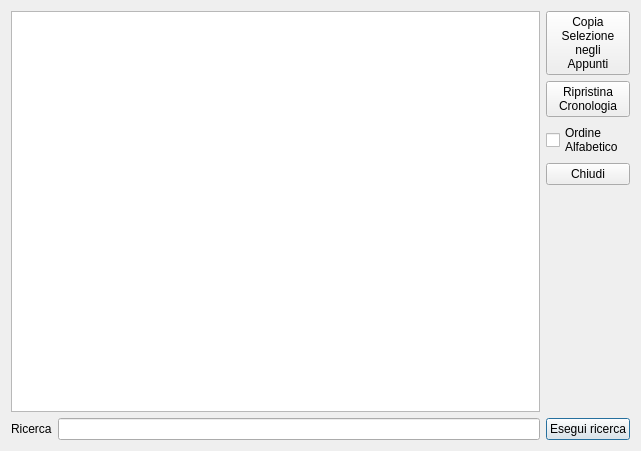
<?xml version="1.0" encoding="UTF-8"?>
<ui version="4.0">
 <class>Finestraprincipale</class>
 <widget class="QDialog" name="Finestraprincipale">
  <property name="geometry">
   <rect>
    <x>0</x>
    <y>0</y>
    <width>641</width>
    <height>451</height>
   </rect>
  </property>
  <property name="windowTitle">
   <string>Dialog</string>
  </property>
  <layout class="QGridLayout" name="gridLayout">
   <item row="6" column="3">
    <widget class="QPushButton" name="btn_ricerca">
     <property name="text">
      <string>Esegui ricerca</string>
     </property>
    </widget>
   </item>
   <item row="6" column="1" colspan="2">
    <widget class="QLineEdit" name="testo_ricerca"/>
   </item>
   <item row="6" column="0">
    <widget class="QLabel" name="etichetta_ricerca">
     <property name="text">
      <string>Ricerca</string>
     </property>
     <property name="buddy">
      <cstring>testo_ricerca</cstring>
     </property>
    </widget>
   </item>
   <item row="5" column="1">
    <spacer name="verticalSpacer">
     <property name="orientation">
      <enum>Qt::Vertical</enum>
     </property>
     <property name="sizeHint" stdset="0">
      <size>
       <width>20</width>
       <height>40</height>
      </size>
     </property>
    </spacer>
   </item>
   <item row="0" column="3">
    <widget class="QPushButton" name="btn_appunti">
     <property name="text">
      <string>Copia
Selezione
negli
Appunti</string>
     </property>
    </widget>
   </item>
   <item row="1" column="3">
    <widget class="QPushButton" name="btn_ripristina">
     <property name="text">
      <string>Ripristina
Cronologia</string>
     </property>
    </widget>
   </item>
   <item row="1" column="2">
    <spacer name="horizontalSpacer">
     <property name="orientation">
      <enum>Qt::Horizontal</enum>
     </property>
     <property name="sizeHint" stdset="0">
      <size>
       <width>40</width>
       <height>20</height>
      </size>
     </property>
    </spacer>
   </item>
   <item row="0" column="0" rowspan="6" colspan="3">
    <widget class="QListWidget" name="listarisultati"/>
   </item>
   <item row="2" column="3">
    <widget class="QCheckBox" name="chk_alfabetico">
     <property name="text">
      <string>Ordine
Alfabetico</string>
     </property>
    </widget>
   </item>
   <item row="3" column="3">
    <widget class="QPushButton" name="btn_chiudi">
     <property name="text">
      <string>Chiudi</string>
     </property>
    </widget>
   </item>
  </layout>
 </widget>
 <tabstops>
  <tabstop>testo_ricerca</tabstop>
  <tabstop>btn_ricerca</tabstop>
  <tabstop>btn_appunti</tabstop>
  <tabstop>btn_ripristina</tabstop>
  <tabstop>listarisultati</tabstop>
 </tabstops>
 <resources/>
 <connections/>
</ui>
